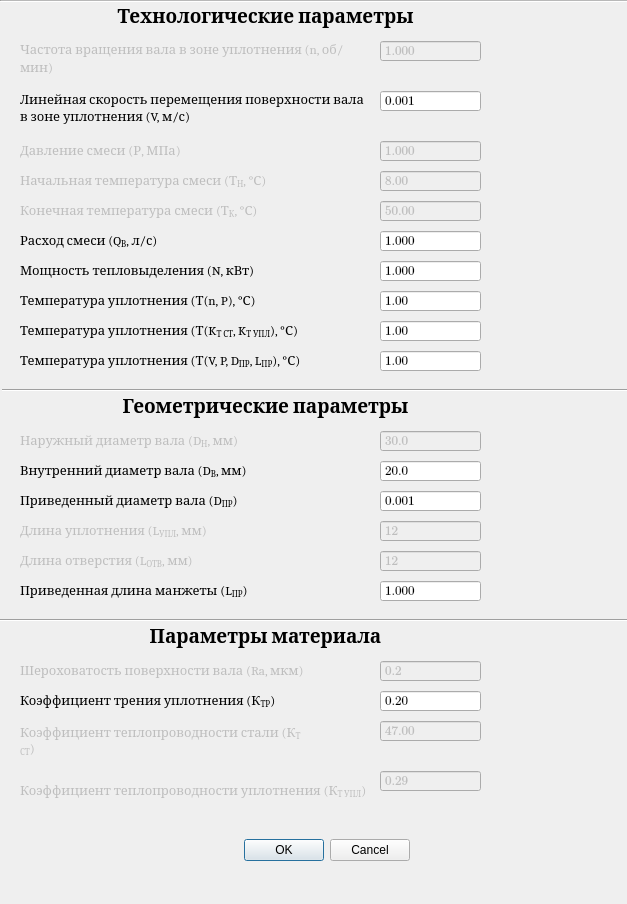
<?xml version="1.0" encoding="UTF-8"?>
<ui version="4.0">
 <class>NewWindow</class>
 <widget class="QMainWindow" name="NewWindow">
  <property name="geometry">
   <rect>
    <x>0</x>
    <y>0</y>
    <width>627</width>
    <height>904</height>
   </rect>
  </property>
  <property name="windowTitle">
   <string>Полученные значение</string>
  </property>
  <widget class="QWidget" name="centralwidget">
   <widget class="QLabel" name="label_temp_uplotn_Kst_Kupl">
    <property name="enabled">
     <bool>true</bool>
    </property>
    <property name="geometry">
     <rect>
      <x>20</x>
      <y>320</y>
      <width>351</width>
      <height>20</height>
     </rect>
    </property>
    <property name="font">
     <font>
      <family>Cambria</family>
      <pointsize>10</pointsize>
      <kerning>true</kerning>
     </font>
    </property>
    <property name="text">
     <string>&lt;html&gt;&lt;head/&gt;&lt;body&gt;&lt;p&gt;Температура уплотнения (Т(K&lt;span style=&quot; vertical-align:sub;&quot;&gt;Т СТ&lt;/span&gt;, K&lt;span style=&quot; vertical-align:sub;&quot;&gt;Т УПЛ&lt;/span&gt;), °С)&lt;/p&gt;&lt;/body&gt;&lt;/html&gt;</string>
    </property>
    <property name="textFormat">
     <enum>Qt::RichText</enum>
    </property>
   </widget>
   <widget class="QLabel" name="label_moshnoct_tepl">
    <property name="enabled">
     <bool>true</bool>
    </property>
    <property name="geometry">
     <rect>
      <x>20</x>
      <y>260</y>
      <width>351</width>
      <height>20</height>
     </rect>
    </property>
    <property name="font">
     <font>
      <family>Cambria</family>
      <pointsize>10</pointsize>
      <kerning>true</kerning>
     </font>
    </property>
    <property name="text">
     <string>&lt;html&gt;&lt;head/&gt;&lt;body&gt;&lt;p&gt;Мощность тепловыделения (N, кВт)&lt;/p&gt;&lt;/body&gt;&lt;/html&gt;</string>
    </property>
    <property name="textFormat">
     <enum>Qt::RichText</enum>
    </property>
   </widget>
   <widget class="QLabel" name="label_dlina_otv">
    <property name="enabled">
     <bool>false</bool>
    </property>
    <property name="geometry">
     <rect>
      <x>20</x>
      <y>550</y>
      <width>351</width>
      <height>20</height>
     </rect>
    </property>
    <property name="font">
     <font>
      <family>Cambria</family>
      <pointsize>10</pointsize>
      <kerning>true</kerning>
     </font>
    </property>
    <property name="text">
     <string>&lt;html&gt;&lt;head/&gt;&lt;body&gt;&lt;p&gt;Длина отверстия (L&lt;span style=&quot; vertical-align:sub;&quot;&gt;ОТВ&lt;/span&gt;, мм)&lt;/p&gt;&lt;/body&gt;&lt;/html&gt;</string>
    </property>
    <property name="textFormat">
     <enum>Qt::RichText</enum>
    </property>
   </widget>
   <widget class="Line" name="line_3">
    <property name="geometry">
     <rect>
      <x>0</x>
      <y>610</y>
      <width>1071</width>
      <height>20</height>
     </rect>
    </property>
    <property name="midLineWidth">
     <number>0</number>
    </property>
    <property name="orientation">
     <enum>Qt::Horizontal</enum>
    </property>
   </widget>
   <widget class="QLabel" name="label_rashod_vody">
    <property name="enabled">
     <bool>true</bool>
    </property>
    <property name="geometry">
     <rect>
      <x>20</x>
      <y>230</y>
      <width>351</width>
      <height>20</height>
     </rect>
    </property>
    <property name="font">
     <font>
      <family>Cambria</family>
      <pointsize>10</pointsize>
      <kerning>true</kerning>
     </font>
    </property>
    <property name="text">
     <string>&lt;html&gt;&lt;head/&gt;&lt;body&gt;&lt;p&gt;Расход смеси (Q&lt;span style=&quot; vertical-align:sub;&quot;&gt;В&lt;/span&gt;, л/с)&lt;/p&gt;&lt;/body&gt;&lt;/html&gt;</string>
    </property>
    <property name="textFormat">
     <enum>Qt::RichText</enum>
    </property>
   </widget>
   <widget class="QLabel" name="label_konech_temp">
    <property name="enabled">
     <bool>false</bool>
    </property>
    <property name="geometry">
     <rect>
      <x>20</x>
      <y>200</y>
      <width>351</width>
      <height>20</height>
     </rect>
    </property>
    <property name="font">
     <font>
      <family>Cambria</family>
      <pointsize>10</pointsize>
      <kerning>true</kerning>
     </font>
    </property>
    <property name="text">
     <string>&lt;html&gt;&lt;head/&gt;&lt;body&gt;&lt;p&gt;Конечная температура смеси (Т&lt;span style=&quot; vertical-align:sub;&quot;&gt;К&lt;/span&gt;, °С)&lt;/p&gt;&lt;/body&gt;&lt;/html&gt;</string>
    </property>
    <property name="textFormat">
     <enum>Qt::RichText</enum>
    </property>
   </widget>
   <widget class="QLabel" name="label_lin_skoroct">
    <property name="enabled">
     <bool>true</bool>
    </property>
    <property name="geometry">
     <rect>
      <x>20</x>
      <y>90</y>
      <width>351</width>
      <height>41</height>
     </rect>
    </property>
    <property name="font">
     <font>
      <family>Cambria</family>
      <pointsize>10</pointsize>
     </font>
    </property>
    <property name="text">
     <string>Линейная скорость перемещения поверхности вала в зоне уплотнения (V, м/с)</string>
    </property>
    <property name="alignment">
     <set>Qt::AlignLeading|Qt::AlignLeft|Qt::AlignTop</set>
    </property>
    <property name="wordWrap">
     <bool>true</bool>
    </property>
   </widget>
   <widget class="Line" name="line_4">
    <property name="geometry">
     <rect>
      <x>0</x>
      <y>-10</y>
      <width>1061</width>
      <height>20</height>
     </rect>
    </property>
    <property name="midLineWidth">
     <number>1</number>
    </property>
    <property name="orientation">
     <enum>Qt::Horizontal</enum>
    </property>
   </widget>
   <widget class="QLabel" name="label_dlina_uplotn">
    <property name="enabled">
     <bool>false</bool>
    </property>
    <property name="geometry">
     <rect>
      <x>20</x>
      <y>520</y>
      <width>351</width>
      <height>20</height>
     </rect>
    </property>
    <property name="font">
     <font>
      <family>Cambria</family>
      <pointsize>10</pointsize>
      <kerning>true</kerning>
     </font>
    </property>
    <property name="text">
     <string>&lt;html&gt;&lt;head/&gt;&lt;body&gt;&lt;p&gt;Длина уплотнения (L&lt;span style=&quot; vertical-align:sub;&quot;&gt;УПЛ&lt;/span&gt;, мм)&lt;/p&gt;&lt;/body&gt;&lt;/html&gt;</string>
    </property>
    <property name="textFormat">
     <enum>Qt::RichText</enum>
    </property>
   </widget>
   <widget class="QLabel" name="label_diam_nar">
    <property name="enabled">
     <bool>false</bool>
    </property>
    <property name="geometry">
     <rect>
      <x>20</x>
      <y>430</y>
      <width>351</width>
      <height>20</height>
     </rect>
    </property>
    <property name="font">
     <font>
      <family>Cambria</family>
      <pointsize>10</pointsize>
      <kerning>true</kerning>
     </font>
    </property>
    <property name="text">
     <string>&lt;html&gt;&lt;head/&gt;&lt;body&gt;&lt;p&gt;Наружный диаметр вала (D&lt;span style=&quot; vertical-align:sub;&quot;&gt;Н&lt;/span&gt;, мм)&lt;/p&gt;&lt;/body&gt;&lt;/html&gt;</string>
    </property>
    <property name="textFormat">
     <enum>Qt::RichText</enum>
    </property>
   </widget>
   <widget class="QLabel" name="label_chastota">
    <property name="enabled">
     <bool>false</bool>
    </property>
    <property name="geometry">
     <rect>
      <x>20</x>
      <y>40</y>
      <width>351</width>
      <height>41</height>
     </rect>
    </property>
    <property name="font">
     <font>
      <family>Cambria</family>
      <pointsize>10</pointsize>
     </font>
    </property>
    <property name="text">
     <string>&lt;html&gt;&lt;head/&gt;&lt;body&gt;&lt;p&gt;Частота вращения вала в зоне уплотнения (n, об/мин)&lt;/p&gt;&lt;/body&gt;&lt;/html&gt;</string>
    </property>
    <property name="alignment">
     <set>Qt::AlignLeading|Qt::AlignLeft|Qt::AlignTop</set>
    </property>
    <property name="wordWrap">
     <bool>true</bool>
    </property>
   </widget>
   <widget class="QLabel" name="label_dlina_priv">
    <property name="enabled">
     <bool>true</bool>
    </property>
    <property name="geometry">
     <rect>
      <x>20</x>
      <y>580</y>
      <width>351</width>
      <height>20</height>
     </rect>
    </property>
    <property name="font">
     <font>
      <family>Cambria</family>
      <pointsize>10</pointsize>
      <kerning>true</kerning>
     </font>
    </property>
    <property name="text">
     <string>&lt;html&gt;&lt;head/&gt;&lt;body&gt;&lt;p&gt;Приведенная длина манжеты (L&lt;span style=&quot; vertical-align:sub;&quot;&gt;ПР&lt;/span&gt;)&lt;/p&gt;&lt;/body&gt;&lt;/html&gt;</string>
    </property>
    <property name="textFormat">
     <enum>Qt::RichText</enum>
    </property>
   </widget>
   <widget class="QLabel" name="label_diam_vnutr">
    <property name="enabled">
     <bool>true</bool>
    </property>
    <property name="geometry">
     <rect>
      <x>20</x>
      <y>460</y>
      <width>351</width>
      <height>20</height>
     </rect>
    </property>
    <property name="font">
     <font>
      <family>Cambria</family>
      <pointsize>10</pointsize>
      <kerning>true</kerning>
     </font>
    </property>
    <property name="text">
     <string>&lt;html&gt;&lt;head/&gt;&lt;body&gt;&lt;p&gt;Внутренний диаметр вала (D&lt;span style=&quot; vertical-align:sub;&quot;&gt;В&lt;/span&gt;, мм)&lt;/p&gt;&lt;/body&gt;&lt;/html&gt;</string>
    </property>
    <property name="textFormat">
     <enum>Qt::RichText</enum>
    </property>
   </widget>
   <widget class="QLabel" name="label_nach_temp">
    <property name="enabled">
     <bool>false</bool>
    </property>
    <property name="geometry">
     <rect>
      <x>20</x>
      <y>170</y>
      <width>351</width>
      <height>20</height>
     </rect>
    </property>
    <property name="font">
     <font>
      <family>Cambria</family>
      <pointsize>10</pointsize>
     </font>
    </property>
    <property name="text">
     <string>&lt;html&gt;&lt;head/&gt;&lt;body&gt;&lt;p&gt;Начальная температура смеси (Т&lt;span style=&quot; vertical-align:sub;&quot;&gt;Н&lt;/span&gt;, °С)&lt;/p&gt;&lt;/body&gt;&lt;/html&gt;</string>
    </property>
    <property name="textFormat">
     <enum>Qt::RichText</enum>
    </property>
   </widget>
   <widget class="QLabel" name="label_geom_param">
    <property name="enabled">
     <bool>true</bool>
    </property>
    <property name="geometry">
     <rect>
      <x>0</x>
      <y>390</y>
      <width>531</width>
      <height>31</height>
     </rect>
    </property>
    <property name="sizePolicy">
     <sizepolicy hsizetype="Preferred" vsizetype="Preferred">
      <horstretch>0</horstretch>
      <verstretch>0</verstretch>
     </sizepolicy>
    </property>
    <property name="font">
     <font>
      <family>Cambria</family>
      <pointsize>14</pointsize>
      <weight>75</weight>
      <italic>false</italic>
      <bold>true</bold>
      <underline>false</underline>
      <strikeout>false</strikeout>
      <kerning>true</kerning>
     </font>
    </property>
    <property name="lineWidth">
     <number>1</number>
    </property>
    <property name="text">
     <string>Геометрические параметры</string>
    </property>
    <property name="textFormat">
     <enum>Qt::AutoText</enum>
    </property>
    <property name="alignment">
     <set>Qt::AlignCenter</set>
    </property>
    <property name="wordWrap">
     <bool>false</bool>
    </property>
    <property name="indent">
     <number>-1</number>
    </property>
   </widget>
   <widget class="QLabel" name="label_tehnolog_param">
    <property name="enabled">
     <bool>true</bool>
    </property>
    <property name="geometry">
     <rect>
      <x>0</x>
      <y>0</y>
      <width>531</width>
      <height>31</height>
     </rect>
    </property>
    <property name="sizePolicy">
     <sizepolicy hsizetype="Preferred" vsizetype="Preferred">
      <horstretch>0</horstretch>
      <verstretch>0</verstretch>
     </sizepolicy>
    </property>
    <property name="font">
     <font>
      <family>Cambria</family>
      <pointsize>14</pointsize>
      <weight>75</weight>
      <italic>false</italic>
      <bold>true</bold>
      <underline>false</underline>
      <strikeout>false</strikeout>
      <kerning>true</kerning>
     </font>
    </property>
    <property name="lineWidth">
     <number>1</number>
    </property>
    <property name="text">
     <string>Технологические параметры</string>
    </property>
    <property name="textFormat">
     <enum>Qt::AutoText</enum>
    </property>
    <property name="alignment">
     <set>Qt::AlignCenter</set>
    </property>
    <property name="wordWrap">
     <bool>false</bool>
    </property>
    <property name="indent">
     <number>-1</number>
    </property>
   </widget>
   <widget class="QLabel" name="label_temp_uplotn_V_P_Dpr_Lpr">
    <property name="enabled">
     <bool>true</bool>
    </property>
    <property name="geometry">
     <rect>
      <x>20</x>
      <y>350</y>
      <width>351</width>
      <height>20</height>
     </rect>
    </property>
    <property name="font">
     <font>
      <family>Cambria</family>
      <pointsize>10</pointsize>
      <kerning>true</kerning>
     </font>
    </property>
    <property name="text">
     <string>&lt;html&gt;&lt;head/&gt;&lt;body&gt;&lt;p&gt;Температура уплотнения (Т(V, P, D&lt;span style=&quot; vertical-align:sub;&quot;&gt;ПР&lt;/span&gt;, L&lt;span style=&quot; vertical-align:sub;&quot;&gt;ПР&lt;/span&gt;), °С)&lt;/p&gt;&lt;/body&gt;&lt;/html&gt;</string>
    </property>
    <property name="textFormat">
     <enum>Qt::RichText</enum>
    </property>
   </widget>
   <widget class="QLabel" name="label_diam_priv">
    <property name="enabled">
     <bool>true</bool>
    </property>
    <property name="geometry">
     <rect>
      <x>20</x>
      <y>490</y>
      <width>351</width>
      <height>20</height>
     </rect>
    </property>
    <property name="font">
     <font>
      <family>Cambria</family>
      <pointsize>10</pointsize>
      <kerning>true</kerning>
     </font>
    </property>
    <property name="text">
     <string>&lt;html&gt;&lt;head/&gt;&lt;body&gt;&lt;p&gt;Приведенный диаметр вала (D&lt;span style=&quot; vertical-align:sub;&quot;&gt;ПР&lt;/span&gt;)&lt;/p&gt;&lt;/body&gt;&lt;/html&gt;</string>
    </property>
    <property name="textFormat">
     <enum>Qt::RichText</enum>
    </property>
   </widget>
   <widget class="QLabel" name="label_sheroh">
    <property name="enabled">
     <bool>false</bool>
    </property>
    <property name="geometry">
     <rect>
      <x>20</x>
      <y>660</y>
      <width>351</width>
      <height>20</height>
     </rect>
    </property>
    <property name="font">
     <font>
      <family>Cambria</family>
      <pointsize>10</pointsize>
      <kerning>true</kerning>
     </font>
    </property>
    <property name="text">
     <string>&lt;html&gt;&lt;head/&gt;&lt;body&gt;&lt;p&gt;Шероховатость поверхности вала (Ra, мкм)&lt;/p&gt;&lt;/body&gt;&lt;/html&gt;</string>
    </property>
    <property name="textFormat">
     <enum>Qt::RichText</enum>
    </property>
   </widget>
   <widget class="QLabel" name="label_davlenie">
    <property name="enabled">
     <bool>false</bool>
    </property>
    <property name="geometry">
     <rect>
      <x>20</x>
      <y>140</y>
      <width>201</width>
      <height>20</height>
     </rect>
    </property>
    <property name="font">
     <font>
      <family>Cambria</family>
      <pointsize>10</pointsize>
     </font>
    </property>
    <property name="text">
     <string>Давление смеси (Р, МПа)</string>
    </property>
   </widget>
   <widget class="Line" name="line">
    <property name="geometry">
     <rect>
      <x>2</x>
      <y>380</y>
      <width>1071</width>
      <height>20</height>
     </rect>
    </property>
    <property name="midLineWidth">
     <number>0</number>
    </property>
    <property name="orientation">
     <enum>Qt::Horizontal</enum>
    </property>
   </widget>
   <widget class="QLabel" name="label_temp_uplotn_n_P">
    <property name="enabled">
     <bool>true</bool>
    </property>
    <property name="geometry">
     <rect>
      <x>20</x>
      <y>290</y>
      <width>351</width>
      <height>20</height>
     </rect>
    </property>
    <property name="font">
     <font>
      <family>Cambria</family>
      <pointsize>10</pointsize>
      <kerning>true</kerning>
     </font>
    </property>
    <property name="text">
     <string>&lt;html&gt;&lt;head/&gt;&lt;body&gt;&lt;p&gt;Температура уплотнения (Т(n, P), °С)&lt;/p&gt;&lt;/body&gt;&lt;/html&gt;</string>
    </property>
    <property name="textFormat">
     <enum>Qt::RichText</enum>
    </property>
   </widget>
   <widget class="QLabel" name="label_trenie_uplotn">
    <property name="enabled">
     <bool>true</bool>
    </property>
    <property name="geometry">
     <rect>
      <x>20</x>
      <y>690</y>
      <width>351</width>
      <height>20</height>
     </rect>
    </property>
    <property name="font">
     <font>
      <family>Cambria</family>
      <pointsize>10</pointsize>
     </font>
    </property>
    <property name="text">
     <string>&lt;html&gt;&lt;head/&gt;&lt;body&gt;&lt;p&gt;Коэффициент трения уплотнения (К&lt;span style=&quot; vertical-align:sub;&quot;&gt;ТР&lt;/span&gt;)&lt;/p&gt;&lt;/body&gt;&lt;/html&gt;</string>
    </property>
    <property name="textFormat">
     <enum>Qt::RichText</enum>
    </property>
   </widget>
   <widget class="QLabel" name="label_param_mater">
    <property name="enabled">
     <bool>true</bool>
    </property>
    <property name="geometry">
     <rect>
      <x>0</x>
      <y>620</y>
      <width>531</width>
      <height>31</height>
     </rect>
    </property>
    <property name="sizePolicy">
     <sizepolicy hsizetype="Preferred" vsizetype="Preferred">
      <horstretch>0</horstretch>
      <verstretch>0</verstretch>
     </sizepolicy>
    </property>
    <property name="font">
     <font>
      <family>Cambria</family>
      <pointsize>14</pointsize>
      <weight>75</weight>
      <italic>false</italic>
      <bold>true</bold>
      <underline>false</underline>
      <strikeout>false</strikeout>
      <kerning>true</kerning>
     </font>
    </property>
    <property name="lineWidth">
     <number>1</number>
    </property>
    <property name="text">
     <string>Параметры материала</string>
    </property>
    <property name="textFormat">
     <enum>Qt::AutoText</enum>
    </property>
    <property name="alignment">
     <set>Qt::AlignCenter</set>
    </property>
    <property name="wordWrap">
     <bool>false</bool>
    </property>
    <property name="indent">
     <number>-1</number>
    </property>
   </widget>
   <widget class="QLabel" name="label_tepl_stali">
    <property name="enabled">
     <bool>false</bool>
    </property>
    <property name="geometry">
     <rect>
      <x>20</x>
      <y>720</y>
      <width>291</width>
      <height>41</height>
     </rect>
    </property>
    <property name="font">
     <font>
      <family>Cambria</family>
      <pointsize>10</pointsize>
     </font>
    </property>
    <property name="text">
     <string>&lt;html&gt;&lt;head/&gt;&lt;body&gt;&lt;p&gt;Коэффициент теплопроводности стали (К&lt;span style=&quot; vertical-align:sub;&quot;&gt;Т СТ&lt;/span&gt;)&lt;/p&gt;&lt;/body&gt;&lt;/html&gt;</string>
    </property>
    <property name="textFormat">
     <enum>Qt::RichText</enum>
    </property>
    <property name="wordWrap">
     <bool>true</bool>
    </property>
   </widget>
   <widget class="QLabel" name="label_tepl_uplotn">
    <property name="enabled">
     <bool>false</bool>
    </property>
    <property name="geometry">
     <rect>
      <x>20</x>
      <y>770</y>
      <width>351</width>
      <height>41</height>
     </rect>
    </property>
    <property name="font">
     <font>
      <family>Cambria</family>
      <pointsize>10</pointsize>
     </font>
    </property>
    <property name="text">
     <string>&lt;html&gt;&lt;head/&gt;&lt;body&gt;&lt;p&gt;Коэффициент теплопроводности уплотнения (К&lt;span style=&quot; vertical-align:sub;&quot;&gt;Т УПЛ&lt;/span&gt;)&lt;/p&gt;&lt;/body&gt;&lt;/html&gt;</string>
    </property>
    <property name="textFormat">
     <enum>Qt::RichText</enum>
    </property>
    <property name="wordWrap">
     <bool>true</bool>
    </property>
   </widget>
   <widget class="QDoubleSpinBox" name="doubleSpinBox_rashod_vody">
    <property name="enabled">
     <bool>true</bool>
    </property>
    <property name="geometry">
     <rect>
      <x>380</x>
      <y>230</y>
      <width>101</width>
      <height>22</height>
     </rect>
    </property>
    <property name="font">
     <font>
      <family>Cambria Math</family>
      <pointsize>10</pointsize>
     </font>
    </property>
    <property name="readOnly">
     <bool>true</bool>
    </property>
    <property name="buttonSymbols">
     <enum>QAbstractSpinBox::NoButtons</enum>
    </property>
    <property name="decimals">
     <number>3</number>
    </property>
    <property name="minimum">
     <double>0.001000000000000</double>
    </property>
    <property name="maximum">
     <double>1000.000000000000000</double>
    </property>
    <property name="singleStep">
     <double>0.001000000000000</double>
    </property>
    <property name="value">
     <double>1.000000000000000</double>
    </property>
   </widget>
   <widget class="QDoubleSpinBox" name="doubleSpinBox_moshnoct_tepl">
    <property name="enabled">
     <bool>true</bool>
    </property>
    <property name="geometry">
     <rect>
      <x>380</x>
      <y>260</y>
      <width>101</width>
      <height>22</height>
     </rect>
    </property>
    <property name="font">
     <font>
      <family>Cambria Math</family>
      <pointsize>10</pointsize>
     </font>
    </property>
    <property name="readOnly">
     <bool>true</bool>
    </property>
    <property name="buttonSymbols">
     <enum>QAbstractSpinBox::NoButtons</enum>
    </property>
    <property name="decimals">
     <number>3</number>
    </property>
    <property name="minimum">
     <double>0.001000000000000</double>
    </property>
    <property name="maximum">
     <double>1000.000000000000000</double>
    </property>
    <property name="singleStep">
     <double>0.001000000000000</double>
    </property>
    <property name="value">
     <double>1.000000000000000</double>
    </property>
   </widget>
   <widget class="QDoubleSpinBox" name="doubleSpinBox_temp_uplotn_n_P">
    <property name="enabled">
     <bool>true</bool>
    </property>
    <property name="geometry">
     <rect>
      <x>380</x>
      <y>290</y>
      <width>101</width>
      <height>22</height>
     </rect>
    </property>
    <property name="font">
     <font>
      <family>Cambria Math</family>
      <pointsize>10</pointsize>
     </font>
    </property>
    <property name="readOnly">
     <bool>true</bool>
    </property>
    <property name="buttonSymbols">
     <enum>QAbstractSpinBox::NoButtons</enum>
    </property>
    <property name="decimals">
     <number>2</number>
    </property>
    <property name="minimum">
     <double>0.010000000000000</double>
    </property>
    <property name="maximum">
     <double>1000.000000000000000</double>
    </property>
    <property name="singleStep">
     <double>0.500000000000000</double>
    </property>
    <property name="value">
     <double>1.000000000000000</double>
    </property>
   </widget>
   <widget class="QDoubleSpinBox" name="doubleSpinBox_davlenie">
    <property name="enabled">
     <bool>false</bool>
    </property>
    <property name="geometry">
     <rect>
      <x>380</x>
      <y>140</y>
      <width>101</width>
      <height>22</height>
     </rect>
    </property>
    <property name="font">
     <font>
      <family>Cambria Math</family>
      <pointsize>10</pointsize>
     </font>
    </property>
    <property name="readOnly">
     <bool>true</bool>
    </property>
    <property name="buttonSymbols">
     <enum>QAbstractSpinBox::NoButtons</enum>
    </property>
    <property name="showGroupSeparator" stdset="0">
     <bool>false</bool>
    </property>
    <property name="prefix">
     <string/>
    </property>
    <property name="decimals">
     <number>3</number>
    </property>
    <property name="minimum">
     <double>0.001000000000000</double>
    </property>
    <property name="maximum">
     <double>1000.000000000000000</double>
    </property>
    <property name="singleStep">
     <double>0.001000000000000</double>
    </property>
    <property name="value">
     <double>1.000000000000000</double>
    </property>
   </widget>
   <widget class="QDoubleSpinBox" name="doubleSpinBox_lin_skoroct">
    <property name="enabled">
     <bool>true</bool>
    </property>
    <property name="geometry">
     <rect>
      <x>380</x>
      <y>90</y>
      <width>101</width>
      <height>22</height>
     </rect>
    </property>
    <property name="font">
     <font>
      <family>Cambria Math</family>
      <pointsize>10</pointsize>
     </font>
    </property>
    <property name="readOnly">
     <bool>true</bool>
    </property>
    <property name="buttonSymbols">
     <enum>QAbstractSpinBox::NoButtons</enum>
    </property>
    <property name="decimals">
     <number>3</number>
    </property>
    <property name="minimum">
     <double>0.001000000000000</double>
    </property>
    <property name="maximum">
     <double>1000.000000000000000</double>
    </property>
    <property name="singleStep">
     <double>0.001000000000000</double>
    </property>
    <property name="value">
     <double>0.001000000000000</double>
    </property>
   </widget>
   <widget class="QDoubleSpinBox" name="doubleSpinBox_konech_temp">
    <property name="enabled">
     <bool>false</bool>
    </property>
    <property name="geometry">
     <rect>
      <x>380</x>
      <y>200</y>
      <width>101</width>
      <height>22</height>
     </rect>
    </property>
    <property name="font">
     <font>
      <family>Cambria Math</family>
      <pointsize>10</pointsize>
     </font>
    </property>
    <property name="readOnly">
     <bool>true</bool>
    </property>
    <property name="buttonSymbols">
     <enum>QAbstractSpinBox::NoButtons</enum>
    </property>
    <property name="minimum">
     <double>50.000000000000000</double>
    </property>
    <property name="maximum">
     <double>90.000000000000000</double>
    </property>
    <property name="singleStep">
     <double>0.500000000000000</double>
    </property>
   </widget>
   <widget class="QDoubleSpinBox" name="doubleSpinBox_temp_uplotn_Kst_Kupl">
    <property name="enabled">
     <bool>true</bool>
    </property>
    <property name="geometry">
     <rect>
      <x>380</x>
      <y>320</y>
      <width>101</width>
      <height>22</height>
     </rect>
    </property>
    <property name="font">
     <font>
      <family>Cambria Math</family>
      <pointsize>10</pointsize>
     </font>
    </property>
    <property name="readOnly">
     <bool>true</bool>
    </property>
    <property name="buttonSymbols">
     <enum>QAbstractSpinBox::NoButtons</enum>
    </property>
    <property name="decimals">
     <number>2</number>
    </property>
    <property name="minimum">
     <double>0.010000000000000</double>
    </property>
    <property name="maximum">
     <double>1000.000000000000000</double>
    </property>
    <property name="singleStep">
     <double>0.500000000000000</double>
    </property>
    <property name="value">
     <double>1.000000000000000</double>
    </property>
   </widget>
   <widget class="QDoubleSpinBox" name="doubleSpinBox_nach_temp">
    <property name="enabled">
     <bool>false</bool>
    </property>
    <property name="geometry">
     <rect>
      <x>380</x>
      <y>170</y>
      <width>101</width>
      <height>22</height>
     </rect>
    </property>
    <property name="font">
     <font>
      <family>Cambria Math</family>
      <pointsize>10</pointsize>
     </font>
    </property>
    <property name="readOnly">
     <bool>true</bool>
    </property>
    <property name="buttonSymbols">
     <enum>QAbstractSpinBox::NoButtons</enum>
    </property>
    <property name="minimum">
     <double>8.000000000000000</double>
    </property>
    <property name="maximum">
     <double>20.000000000000000</double>
    </property>
    <property name="singleStep">
     <double>0.500000000000000</double>
    </property>
   </widget>
   <widget class="QDoubleSpinBox" name="doubleSpinBox_chastota">
    <property name="enabled">
     <bool>false</bool>
    </property>
    <property name="geometry">
     <rect>
      <x>380</x>
      <y>40</y>
      <width>101</width>
      <height>22</height>
     </rect>
    </property>
    <property name="font">
     <font>
      <family>Cambria Math</family>
      <pointsize>10</pointsize>
     </font>
    </property>
    <property name="readOnly">
     <bool>true</bool>
    </property>
    <property name="buttonSymbols">
     <enum>QAbstractSpinBox::NoButtons</enum>
    </property>
    <property name="decimals">
     <number>3</number>
    </property>
    <property name="minimum">
     <double>0.001000000000000</double>
    </property>
    <property name="maximum">
     <double>1000.000000000000000</double>
    </property>
    <property name="singleStep">
     <double>0.001000000000000</double>
    </property>
    <property name="value">
     <double>1.000000000000000</double>
    </property>
   </widget>
   <widget class="QDoubleSpinBox" name="doubleSpinBox_temp_uplotn_V_P_Dpr_Lpr">
    <property name="enabled">
     <bool>true</bool>
    </property>
    <property name="geometry">
     <rect>
      <x>380</x>
      <y>350</y>
      <width>101</width>
      <height>22</height>
     </rect>
    </property>
    <property name="font">
     <font>
      <family>Cambria Math</family>
      <pointsize>10</pointsize>
     </font>
    </property>
    <property name="readOnly">
     <bool>true</bool>
    </property>
    <property name="buttonSymbols">
     <enum>QAbstractSpinBox::NoButtons</enum>
    </property>
    <property name="decimals">
     <number>2</number>
    </property>
    <property name="minimum">
     <double>0.010000000000000</double>
    </property>
    <property name="maximum">
     <double>1000.000000000000000</double>
    </property>
    <property name="singleStep">
     <double>0.500000000000000</double>
    </property>
    <property name="value">
     <double>1.000000000000000</double>
    </property>
   </widget>
   <widget class="QDoubleSpinBox" name="doubleSpinBox_diam_vnutr">
    <property name="enabled">
     <bool>true</bool>
    </property>
    <property name="geometry">
     <rect>
      <x>380</x>
      <y>460</y>
      <width>101</width>
      <height>22</height>
     </rect>
    </property>
    <property name="font">
     <font>
      <family>Cambria Math</family>
      <pointsize>10</pointsize>
     </font>
    </property>
    <property name="readOnly">
     <bool>true</bool>
    </property>
    <property name="buttonSymbols">
     <enum>QAbstractSpinBox::NoButtons</enum>
    </property>
    <property name="decimals">
     <number>1</number>
    </property>
    <property name="minimum">
     <double>1.000000000000000</double>
    </property>
    <property name="maximum">
     <double>10000.000000000000000</double>
    </property>
    <property name="singleStep">
     <double>1.000000000000000</double>
    </property>
    <property name="value">
     <double>20.000000000000000</double>
    </property>
   </widget>
   <widget class="QDoubleSpinBox" name="doubleSpinBox_sheroh">
    <property name="enabled">
     <bool>false</bool>
    </property>
    <property name="geometry">
     <rect>
      <x>380</x>
      <y>660</y>
      <width>101</width>
      <height>22</height>
     </rect>
    </property>
    <property name="font">
     <font>
      <family>Cambria Math</family>
      <pointsize>10</pointsize>
     </font>
    </property>
    <property name="readOnly">
     <bool>true</bool>
    </property>
    <property name="buttonSymbols">
     <enum>QAbstractSpinBox::NoButtons</enum>
    </property>
    <property name="decimals">
     <number>1</number>
    </property>
    <property name="minimum">
     <double>0.200000000000000</double>
    </property>
    <property name="maximum">
     <double>1.600000000000000</double>
    </property>
    <property name="singleStep">
     <double>0.200000000000000</double>
    </property>
    <property name="value">
     <double>0.200000000000000</double>
    </property>
   </widget>
   <widget class="QDoubleSpinBox" name="doubleSpinBox_dlina_otv">
    <property name="enabled">
     <bool>false</bool>
    </property>
    <property name="geometry">
     <rect>
      <x>380</x>
      <y>550</y>
      <width>101</width>
      <height>22</height>
     </rect>
    </property>
    <property name="font">
     <font>
      <family>Cambria Math</family>
      <pointsize>10</pointsize>
     </font>
    </property>
    <property name="readOnly">
     <bool>true</bool>
    </property>
    <property name="buttonSymbols">
     <enum>QAbstractSpinBox::NoButtons</enum>
    </property>
    <property name="decimals">
     <number>0</number>
    </property>
    <property name="minimum">
     <double>1.000000000000000</double>
    </property>
    <property name="maximum">
     <double>1000.000000000000000</double>
    </property>
    <property name="singleStep">
     <double>1.000000000000000</double>
    </property>
    <property name="value">
     <double>12.000000000000000</double>
    </property>
   </widget>
   <widget class="QDoubleSpinBox" name="doubleSpinBox_dlina_uplotn">
    <property name="enabled">
     <bool>false</bool>
    </property>
    <property name="geometry">
     <rect>
      <x>380</x>
      <y>520</y>
      <width>101</width>
      <height>22</height>
     </rect>
    </property>
    <property name="font">
     <font>
      <family>Cambria Math</family>
      <pointsize>10</pointsize>
     </font>
    </property>
    <property name="readOnly">
     <bool>true</bool>
    </property>
    <property name="buttonSymbols">
     <enum>QAbstractSpinBox::NoButtons</enum>
    </property>
    <property name="decimals">
     <number>0</number>
    </property>
    <property name="minimum">
     <double>12.000000000000000</double>
    </property>
    <property name="maximum">
     <double>1000.000000000000000</double>
    </property>
    <property name="singleStep">
     <double>12.000000000000000</double>
    </property>
   </widget>
   <widget class="QDoubleSpinBox" name="doubleSpinBox_diam_nar">
    <property name="enabled">
     <bool>false</bool>
    </property>
    <property name="geometry">
     <rect>
      <x>380</x>
      <y>430</y>
      <width>101</width>
      <height>22</height>
     </rect>
    </property>
    <property name="font">
     <font>
      <family>Cambria Math</family>
      <pointsize>10</pointsize>
     </font>
    </property>
    <property name="readOnly">
     <bool>true</bool>
    </property>
    <property name="buttonSymbols">
     <enum>QAbstractSpinBox::NoButtons</enum>
    </property>
    <property name="decimals">
     <number>1</number>
    </property>
    <property name="minimum">
     <double>30.000000000000000</double>
    </property>
    <property name="maximum">
     <double>10000.000000000000000</double>
    </property>
    <property name="singleStep">
     <double>1.000000000000000</double>
    </property>
   </widget>
   <widget class="QDoubleSpinBox" name="doubleSpinBox_dlina_priv">
    <property name="enabled">
     <bool>true</bool>
    </property>
    <property name="geometry">
     <rect>
      <x>380</x>
      <y>580</y>
      <width>101</width>
      <height>22</height>
     </rect>
    </property>
    <property name="font">
     <font>
      <family>Cambria Math</family>
      <pointsize>10</pointsize>
     </font>
    </property>
    <property name="readOnly">
     <bool>true</bool>
    </property>
    <property name="buttonSymbols">
     <enum>QAbstractSpinBox::NoButtons</enum>
    </property>
    <property name="decimals">
     <number>3</number>
    </property>
    <property name="minimum">
     <double>0.001000000000000</double>
    </property>
    <property name="maximum">
     <double>100.000000000000000</double>
    </property>
    <property name="singleStep">
     <double>0.001000000000000</double>
    </property>
    <property name="value">
     <double>1.000000000000000</double>
    </property>
   </widget>
   <widget class="QDoubleSpinBox" name="doubleSpinBox_diam_priv">
    <property name="enabled">
     <bool>true</bool>
    </property>
    <property name="geometry">
     <rect>
      <x>380</x>
      <y>490</y>
      <width>101</width>
      <height>22</height>
     </rect>
    </property>
    <property name="font">
     <font>
      <family>Cambria Math</family>
      <pointsize>10</pointsize>
     </font>
    </property>
    <property name="readOnly">
     <bool>true</bool>
    </property>
    <property name="buttonSymbols">
     <enum>QAbstractSpinBox::NoButtons</enum>
    </property>
    <property name="decimals">
     <number>3</number>
    </property>
    <property name="minimum">
     <double>0.001000000000000</double>
    </property>
    <property name="maximum">
     <double>1.000000000000000</double>
    </property>
    <property name="singleStep">
     <double>0.001000000000000</double>
    </property>
    <property name="value">
     <double>0.001000000000000</double>
    </property>
   </widget>
   <widget class="QDoubleSpinBox" name="doubleSpinBox_trenie_uplotn">
    <property name="enabled">
     <bool>true</bool>
    </property>
    <property name="geometry">
     <rect>
      <x>380</x>
      <y>690</y>
      <width>101</width>
      <height>22</height>
     </rect>
    </property>
    <property name="font">
     <font>
      <family>Cambria Math</family>
      <pointsize>10</pointsize>
     </font>
    </property>
    <property name="readOnly">
     <bool>true</bool>
    </property>
    <property name="buttonSymbols">
     <enum>QAbstractSpinBox::NoButtons</enum>
    </property>
    <property name="minimum">
     <double>0.010000000000000</double>
    </property>
    <property name="maximum">
     <double>1.000000000000000</double>
    </property>
    <property name="singleStep">
     <double>0.010000000000000</double>
    </property>
    <property name="value">
     <double>0.200000000000000</double>
    </property>
   </widget>
   <widget class="QDoubleSpinBox" name="doubleSpinBox_tepl_stali">
    <property name="enabled">
     <bool>false</bool>
    </property>
    <property name="geometry">
     <rect>
      <x>380</x>
      <y>720</y>
      <width>101</width>
      <height>22</height>
     </rect>
    </property>
    <property name="font">
     <font>
      <family>Cambria Math</family>
      <pointsize>10</pointsize>
     </font>
    </property>
    <property name="readOnly">
     <bool>true</bool>
    </property>
    <property name="buttonSymbols">
     <enum>QAbstractSpinBox::NoButtons</enum>
    </property>
    <property name="minimum">
     <double>0.010000000000000</double>
    </property>
    <property name="maximum">
     <double>10000.000000000000000</double>
    </property>
    <property name="singleStep">
     <double>0.010000000000000</double>
    </property>
    <property name="value">
     <double>47.000000000000000</double>
    </property>
   </widget>
   <widget class="QDoubleSpinBox" name="doubleSpinBox_tepl_uplotn">
    <property name="enabled">
     <bool>false</bool>
    </property>
    <property name="geometry">
     <rect>
      <x>380</x>
      <y>770</y>
      <width>101</width>
      <height>22</height>
     </rect>
    </property>
    <property name="font">
     <font>
      <family>Cambria Math</family>
      <pointsize>10</pointsize>
     </font>
    </property>
    <property name="readOnly">
     <bool>true</bool>
    </property>
    <property name="buttonSymbols">
     <enum>QAbstractSpinBox::NoButtons</enum>
    </property>
    <property name="minimum">
     <double>0.100000000000000</double>
    </property>
    <property name="maximum">
     <double>1000.000000000000000</double>
    </property>
    <property name="singleStep">
     <double>0.010000000000000</double>
    </property>
    <property name="value">
     <double>0.290000000000000</double>
    </property>
   </widget>
   <widget class="QDialogButtonBox" name="buttonBox">
    <property name="geometry">
     <rect>
      <x>210</x>
      <y>820</y>
      <width>200</width>
      <height>60</height>
     </rect>
    </property>
    <property name="orientation">
     <enum>Qt::Horizontal</enum>
    </property>
    <property name="standardButtons">
     <set>QDialogButtonBox::Cancel|QDialogButtonBox::Ok</set>
    </property>
    <property name="centerButtons">
     <bool>false</bool>
    </property>
   </widget>
  </widget>
  <widget class="QMenuBar" name="menubar">
   <property name="geometry">
    <rect>
     <x>0</x>
     <y>0</y>
     <width>627</width>
     <height>26</height>
    </rect>
   </property>
  </widget>
 </widget>
 <resources/>
 <connections>
  <connection>
   <sender>buttonBox</sender>
   <signal>accepted()</signal>
   <receiver>NewWindow</receiver>
   <slot>close()</slot>
   <hints>
    <hint type="sourcelabel">
     <x>309</x>
     <y>875</y>
    </hint>
    <hint type="destinationlabel">
     <x>324</x>
     <y>458</y>
    </hint>
   </hints>
  </connection>
  <connection>
   <sender>buttonBox</sender>
   <signal>rejected()</signal>
   <receiver>NewWindow</receiver>
   <slot>update()</slot>
   <hints>
    <hint type="sourcelabel">
     <x>309</x>
     <y>875</y>
    </hint>
    <hint type="destinationlabel">
     <x>324</x>
     <y>458</y>
    </hint>
   </hints>
  </connection>
 </connections>
</ui>
